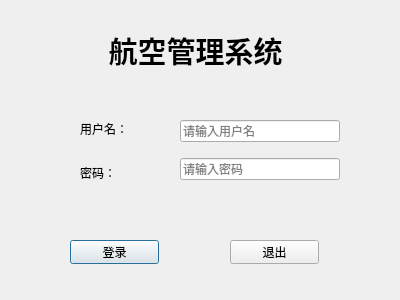
<?xml version="1.0" encoding="UTF-8"?>
<ui version="4.0">
 <class>LoginDialog</class>
 <widget class="QDialog" name="LoginDialog">
  <property name="geometry">
   <rect>
    <x>0</x>
    <y>0</y>
    <width>400</width>
    <height>300</height>
   </rect>
  </property>
  <property name="windowTitle">
   <string>Ahu#的登录界面</string>
  </property>
  <widget class="QPushButton" name="loginBtn">
   <property name="geometry">
    <rect>
     <x>70</x>
     <y>240</y>
     <width>89</width>
     <height>24</height>
    </rect>
   </property>
   <property name="text">
    <string>登录</string>
   </property>
  </widget>
  <widget class="QPushButton" name="exitBtn">
   <property name="geometry">
    <rect>
     <x>230</x>
     <y>240</y>
     <width>89</width>
     <height>24</height>
    </rect>
   </property>
   <property name="text">
    <string>退出</string>
   </property>
  </widget>
  <widget class="QLabel" name="label">
   <property name="geometry">
    <rect>
     <x>30</x>
     <y>20</y>
     <width>331</width>
     <height>61</height>
    </rect>
   </property>
   <property name="font">
    <font>
     <pointsize>22</pointsize>
     <weight>75</weight>
     <italic>false</italic>
     <bold>true</bold>
    </font>
   </property>
   <property name="text">
    <string>航空管理系统</string>
   </property>
   <property name="alignment">
    <set>Qt::AlignCenter</set>
   </property>
  </widget>
  <widget class="QWidget" name="verticalLayoutWidget">
   <property name="geometry">
    <rect>
     <x>80</x>
     <y>110</y>
     <width>62</width>
     <height>81</height>
    </rect>
   </property>
   <layout class="QVBoxLayout" name="verticalLayout">
    <item>
     <widget class="QLabel" name="username">
      <property name="text">
       <string>用户名：</string>
      </property>
     </widget>
    </item>
    <item>
     <widget class="QLabel" name="password">
      <property name="text">
       <string>密码：</string>
      </property>
     </widget>
    </item>
   </layout>
  </widget>
  <widget class="QWidget" name="verticalLayoutWidget_2">
   <property name="geometry">
    <rect>
     <x>180</x>
     <y>110</y>
     <width>160</width>
     <height>80</height>
    </rect>
   </property>
   <layout class="QVBoxLayout" name="verticalLayout_2">
    <item>
     <widget class="QLineEdit" name="usrLineEdit">
      <property name="placeholderText">
       <string>请输入用户名</string>
      </property>
     </widget>
    </item>
    <item>
     <widget class="QLineEdit" name="pwdLineEdit">
      <property name="echoMode">
       <enum>QLineEdit::Password</enum>
      </property>
      <property name="placeholderText">
       <string>请输入密码</string>
      </property>
     </widget>
    </item>
   </layout>
  </widget>
 </widget>
 <resources/>
 <connections/>
</ui>
